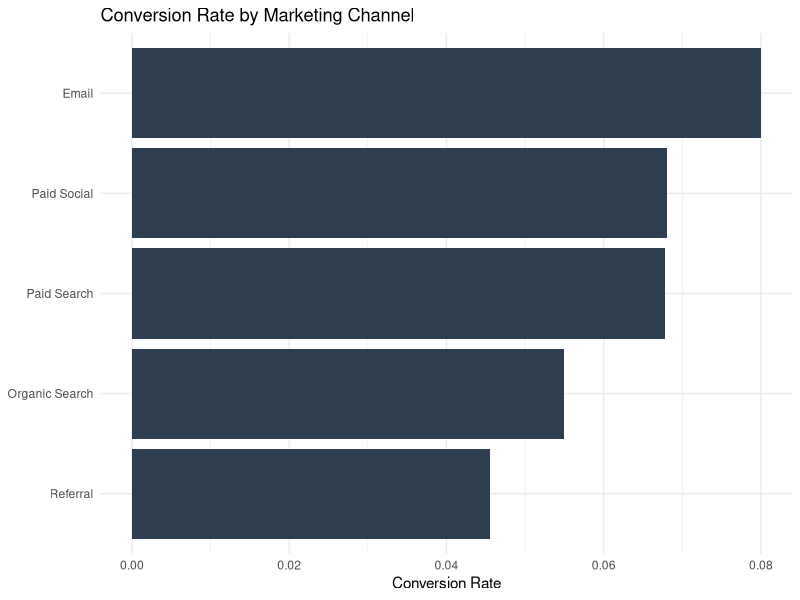

This figure's R source:
## ---- chunk 1
#| label: fig-channels
#| fig-cap: "Example conversions by marketing channel, built with dplyr and ggplot2"
#| code-fold: show
#| code-summary: "Show the tidyverse demo code"
#| message: false
#| warning: false

library(tidyverse)

channel_data <- tibble(
  channel = c("Email", "Organic Search", "Paid Social", "Paid Search", "Referral"),
  sessions = c(1200, 3400, 2100, 1800, 900),
  conversions = c(96, 187, 143, 122, 41)
)

channel_data |>
  mutate(conversion_rate = conversions / sessions) |>
  arrange(desc(conversion_rate)) |>
  ggplot(aes(x = reorder(channel, conversion_rate), y = conversion_rate)) +
  geom_col(fill = "#2C3E50") +
  coord_flip() +
  labs(
    title = "Conversion Rate by Marketing Channel",
    x = NULL,
    y = "Conversion Rate"
  ) +
  theme_minimal()
